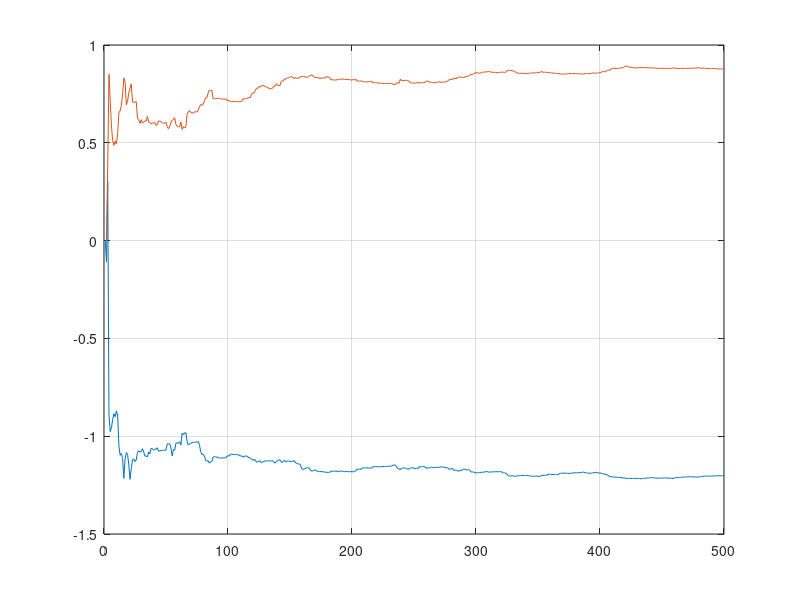

MATLAB code for this plot:

% Create observation data

N = 500;
w = randn(1,N);
Apoly = [1 -1.2 0.9];
Bpoly = 1;
z = filter(Bpoly, Apoly, w);

% I will only use z as the observations below

% Model
A = eye(2);
B = zeros(2,2);
sigma2_1 = 0.000001;
sigma2_2 = 1;
R = sigma2_1 * eye(2);
Q = sigma2_2;
mu0 = [0 
    0];
Sigma0 = eye(2);

%Kalman Filter

muhistory = [];

% t = 1
C = [0 0];

mubar = A*mu0;
Sigmabar = A*Sigma0*A' + R;
K = Sigmabar*C'*inv(C*Sigmabar*C' + Q);
mu = mubar + K*(z(1) - C*mubar);
Sigma = ( eye(2) - K*C)*Sigmabar;

muhistory = [muhistory mu];

% t = 2

C = [-z(1) 0];

mubar = A*mu;
Sigmabar = A*Sigma*A' + R;
K = Sigmabar*C'*inv(C*Sigmabar*C' + Q);
mu = mubar + K*(z(2) - C*mubar);
Sigma = ( eye(2) - K*C)*Sigmabar;

muhistory = [muhistory mu];


% t = 3 to N

for t=3:N
    [t min(eig(Sigma)) mu']
    C = [-z(t-1) -z(t-2)];
    mubar = A*mu;
    Sigmabar = A*Sigma*A' + R;
    K = Sigmabar*C'*inv(C*Sigmabar*C' + Q);
    mu = mubar + K*(z(t) - C*mubar);
    Sigma = ( eye(2) - K*C )*Sigmabar;
    
    muhistory = [muhistory mu];

end

plot(muhistory'), grid


    
